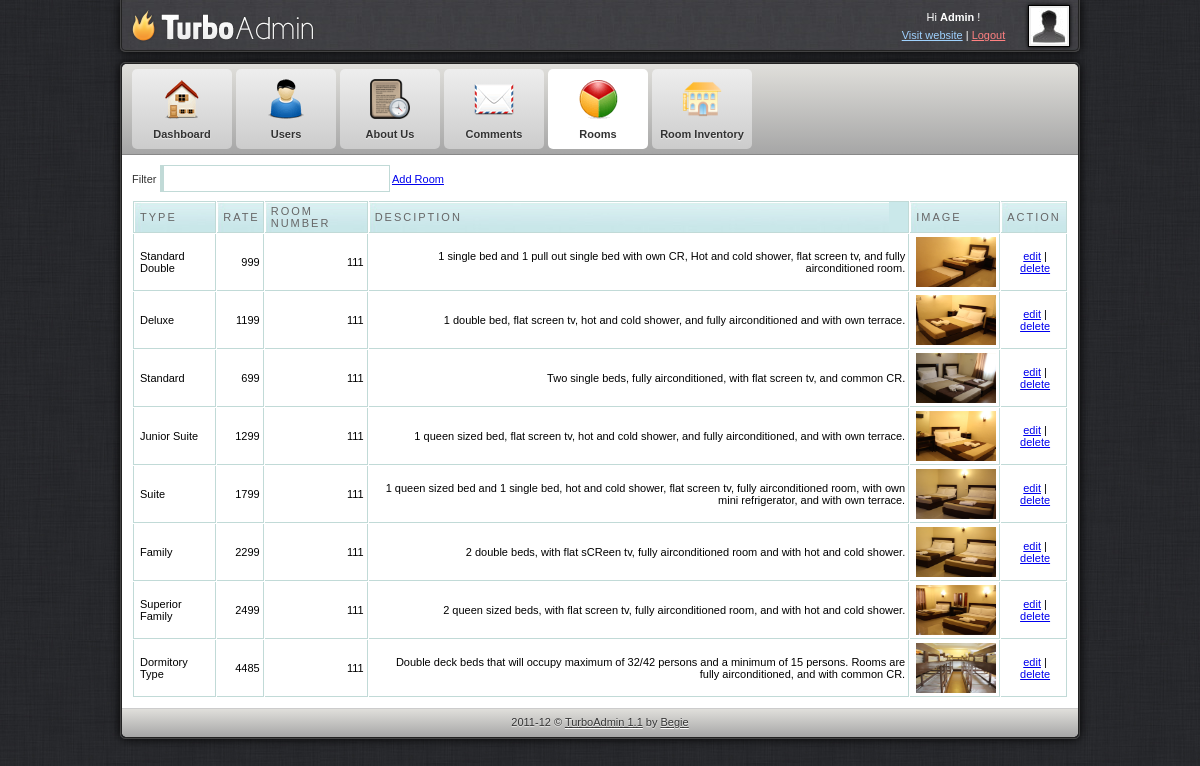
/admin/rooms.php (signed in), run on the app's committed database.
### tables this page shows
CREATE TABLE IF NOT EXISTS `internet_shop` (
  `id` int(6) NOT NULL AUTO_INCREMENT,
  `img` varchar(32) NOT NULL DEFAULT '',
  `name` varchar(64) NOT NULL DEFAULT '',
  `description` text NOT NULL,
  `price` double NOT NULL DEFAULT '0',
  `room_number` varchar(30) NOT NULL,
  PRIMARY KEY (`id`),
  UNIQUE KEY `img` (`img`)
);

### admin/rooms.php (the view, shortened to what this page needs)
<html>
<head>
<link href="css/style.css" rel="stylesheet" type="text/css" />
<link rel="stylesheet" href="febe/style.css" type="text/css" media="screen" charset="utf-8">
<link href="src/facebox.css" media="screen" rel="stylesheet" type="text/css" />
</head>
<body>
	<div id="container">
		<div id="adminbar-outer" class="radius-bottom">
			<div id="adminbar" class="radius-bottom">
				<a id="logo" href="dashboard.php"></a>
				<div id="details">
					<a class="avatar" href="javascript: void(0)">
					<img width="36" height="36" alt="avatar" src="img/avatar.jpg">
					</a>
					<div class="tcenter">
					Hi
					<strong>Admin</strong>
					!
					<br>
					<a class="alight" href="javascript: void(0)">Visit website</a>
					|
					<a class="alightred" href="../index.php">Logout</a>
					</div>
				</div>
			</div>
		</div>
		<div id="panel-outer" class="radius" style="opacity: 1;">
			<div id="panel" class="radius">
				<ul class="radius-top clearfix" id="main-menu">
					<li>
						<a href="dashboard.php">
							<img alt="Dashboard" src="img/m-dashboard.png">
							<span>Dashboard</span>
						</a>
					</li>
					<li>
						<a href="user.php">
							<img alt="Users" src="img/m-users.png">
							<span>Users</span>
							<span class="submenu-arrow"></span>
						</a>
					</li>
					<li>
						<a href="aboutus.php">
							<img alt="Articles" src="img/m-articles.png">
							<span>About Us</span>
							<span class="submenu-arrow"></span>
						</a>
					</li>
					<li>
						<a href="message.php">
							<img alt="Newsletter" src="img/m-newsletter.png">
							<span>Comments</span>
						</a>
					</li>
					<li>
						<a class="active" href="rooms.php">
							<img alt="Statistics" src="img/m-statistics.png">
							<span>Rooms</span>
						</a>
					</li>
					<li>
						<a href="roominventory.php">
							<img alt="Custom" src="img/m-custom.png">
							<span>Room Inventory</span>
						</a>
					</li>
				</ul>
				<div id="content" class="clearfix">
					<label for="filter">Filter</label> <input type="text" name="filter" value="" id="filter" />
					<a rel="facebox" href="addrooms.php">Add Room</a>
					<table cellpadding="1" cellspacing="1" id="resultTable">
						<thead>
							<tr>
								<th  style="border-left: 1px solid #C1DAD7"> Type </th>
								<th> Rate </th>
								<th> Room Number </th>
								<th> Desciption </th>
								<th> Image </th>
								<th> Action </th>
							</tr>
						</thead>
						<tbody>
						<?php
							$result = mysql_query("SELECT * FROM internet_shop");
							while($row = mysql_fetch_array($result))
								{
									echo '<tr class="record">';
									echo '<td style="border-left: 1px solid #C1DAD7;">'.$row['name'].'</td>';
									echo '<td><div align="right">'.$row['price'].'</div></td>';
									echo '<td><div align="right">'.$row['room_number'].'</div></td>';
									echo '<td><div align="right">'.$row['description'].'</div></td>';
									echo '<td><a rel="facebox" href="editroomimage.php?id='.$row['id'].'"><img src="../reservation/img/products/'.$row['img'].'" width="80" height="50"></a></td>';
									echo '<td><div align="center"><a rel="facebox" href="editroomdetails.php?id='.$row['id'].'">edit</a> | <a href="#" id="'.$row['id'].'" class="delbutton" title="Click To Delete">delete</a></div></td>';
									echo '</tr>';
								}
							?>
						</tbody>
					</table>
				</div>
				<div id="footer" class="radius-bottom">
					2011-12 ©
					<a class="afooter-link" href="">TurboAdmin 1.1</a>
					by
					<a class="afooter-link" href="">Begie</a>
				</div>
			</div>
		</div>
	</div>
</body>
</html>

### admin/css/style.css (style rules this page uses)
html, body { background: url("../img/bg.jpg") repeat scroll 0 0 #333333; color: #333333; font-family: Arial,Helvetica,sans-serif; font-size: 11px; line-height: 1.6; margin:0; }
#container { margin: 0 auto; width: 960px; }
#login-container-outer, #container #adminbar-outer, #container #panel-outer { border: 1px solid #444444; box-shadow: 0 0 10px #000000; }
#container #adminbar-outer { background: none repeat scroll 0 0 #403F44; border-top: medium none; margin: 0 0 10px; }
.radius-bottom { border-bottom-left-radius: 5px; border-bottom-right-radius: 5px; }
#login-container, #container #adminbar, #container #panel { border: 1px solid #222222; }
#container #adminbar { background: url("../img/alter-bg.jpg") repeat scroll left top transparent; border-top: medium none; height: 50px; }
.clearfix { clear:both; }
#container #adminbar a#logo { background: url("../img/logo.png") no-repeat scroll left top transparent; display: block; float: left; height: 50px; width: 200px; }
#container #adminbar #details { color: #FFFFFF; float: right; height: 34px; line-height: 18px; padding: 8px; width: 184px; }
#container #adminbar #details a.avatar { background-color: #EEEEEE; border: 1px solid #000000; box-shadow: 0 0 4px #000000; display: block; float: right; height: 36px; margin: -3px 0 0 7px; padding: 2px; width: 36px; }
.tcenter { text-align: center; }
a.alight { color: #9FD2FF; }
a.alightred { color: #FF8181; }
.radius { border-radius: 5px 5px 5px 5px; }
#container #panel ul#main-menu, #container #panel #footer, #login-extra { background-color: #D5D5D5; background-image: linear-gradient(#E0DFDB, #A6A6A6); }
ul#main-menu { border-bottom: 1px solid #888888; list-style: none outside none; margin: 0; padding: 0 10px; }
.radius-top { border-top-left-radius: 5px; border-top-right-radius: 5px; }
ul#main-menu li { float: left; margin: 5px 4px 5px 0; }
ul#main-menu li a.active { background: none repeat scroll 0 0 #FFFFFF; text-shadow: 0 1px 1px #FFFFFF; }
ul#main-menu li a { background: linear-gradient(#EEEEEE, #CCCCCC) repeat scroll 0 0 #EEEEEE; border-radius: 5px 5px 5px 5px; color: #333333; display: block; font-weight: bold; height: 80px; line-height: 1px; position: relative; text-align: center; text-shadow: 0 1px 1px #EEEEEE; width: 100px; text-decoration:none; }
ul#main-menu li a img { height: 40px; padding: 10px 15px 5px; width: 40px; }
ul#main-menu li a span { display: block; line-height: 20px; padding: 0 0 5px; }
#container #content { padding: 10px; background-color:#ffffff; }
#container #footer { border-top: 1px solid #CCCCCC; color: #333333; margin: 0; padding: 5px; text-align: center; text-shadow: 0 1px 1px #EEEEEE; }
a.afooter-link { color: #333333; text-shadow: 0 1px 1px #FFFFFF; }

### admin/febe/style.css (style rules this page uses)
#resultTable { background-color: white; margin-top: 8px; width: 100%; color:#000000; }
#resultTable th.sortable { background: url("bg_header.jpg") no-repeat scroll 0 0 #CAE8EA; border-bottom: 1px solid #C1DAD7; border-right: 1px solid #C1DAD7; border-top: 1px solid #C1DAD7; color: #4F6B72; font: normal 11px "Trebuchet MS",Verdana,Arial,Helvetica,sans-serif; letter-spacing: 2px; padding: 3px 3px 3px 6px; text-align: left; text-transform: uppercase; color: #666; cursor: pointer; text-decoration: none; }
#resultTable th { background: url("bg_header.jpg") no-repeat scroll 0 0 #CAE8EA; border-bottom: 1px solid #C1DAD7; border-right: 1px solid #C1DAD7; border-top: 1px solid #C1DAD7; color: #4F6B72; font: normal 11px "Trebuchet MS",Verdana,Arial,Helvetica,sans-serif; letter-spacing: 2px; padding: 3px 3px 3px 6px; text-align: left; text-transform: uppercase; color: #666; cursor: pointer; text-decoration: none; }
#resultTable td { border-bottom: 1px solid #C1DAD7; border-right: 1px solid #C1DAD7; padding: 3px 3px 3px 6px; font: normal 11px "Trebuchet MS",Verdana,Arial,Helvetica,sans-serif; }
#resultTable td.odd { font: normal 11px "Trebuchet MS",Verdana,Arial,Helvetica,sans-serif; }
#filter { width: 230px; border: 1px solid #C1DAD7; border-left: 4px solid #C1DAD7; padding:5px; background-image:url('../images/filter.gif'); background-repeat:no-repeat; background-position: 3px 5px; padding-left:20px; }
.clearfix { clear:both; }

### data on the page
internet_shop: name "Standard Double", price "999", room_number "111", description "1 single bed and 1 pull out single bed with own CR, Hot and cold shower, flat screen tv, and fully airconditioned room.", img (picture)
internet_shop: name "Deluxe", price "1199", room_number "111", description "1 double bed, flat screen tv, hot and cold shower, and fully airconditioned and with own terrace.", img (picture)
internet_shop: name "Standard", price "699", room_number "111", description "Two single beds, fully airconditioned, with flat screen tv, and common CR.", img (picture)
internet_shop: name "Junior Suite", price "1299", room_number "111", description "1 queen sized bed, flat screen tv, hot and cold shower, and fully airconditioned, and with own terrace.", img (picture)
internet_shop: name "Suite", price "1799", room_number "111", description "1 queen sized bed and 1 single bed, hot and cold shower, flat screen tv, fully airconditioned room, with own mini refrigerator, and with own terrace.", img (picture)
internet_shop: name "Family", price "2299", room_number "111", description "2 double beds, with flat sCReen tv, fully airconditioned room and with hot and cold shower.", img (picture)
internet_shop: name "Superior Family", price "2499", room_number "111", description "2 queen sized beds, with flat screen tv, fully airconditioned room, and with hot and cold shower.", img (picture)
internet_shop: name "Dormitory Type", price "4485", room_number "111", description "Double deck beds that will occupy maximum of 32/42 persons and a minimum of 15 persons. Rooms are fully airconditioned, and with common CR.", img (picture)
